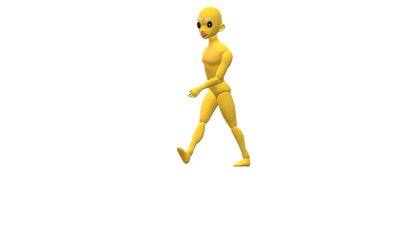
#> input picture enf1.png, 400 x 230 px
$ python simple_setup_exampleplot.py
#> lines starting #> are read from the running program, lines starting #| are printed output that depends on the picture
# -*- coding: utf-8 -*-
"""
Created on Sat May  9 10:50:13 2020

@author: alejandro
"""
import numpy as np
from simulation import simulation
import matplotlib.pyplot as plt
from matplotlib.animation import FuncAnimation
from matplotlib.offsetbox import OffsetImage, AnnotationBbox
import matplotlib.image as mpimg

#Fig
fig=plt.figure()
ax = fig.add_subplot(1,2,1)
ax2 =fig.add_subplot(1,2,2)

#Shapes
imageE1=plt.imread("enf1.png")
#> imageE1 is the input picture: shape (230, 400, 4) float32; mean R, G, B, A 0.037, 0.0303, 0.0106, 0.0394
imageE2=plt.imread("enf2.png")
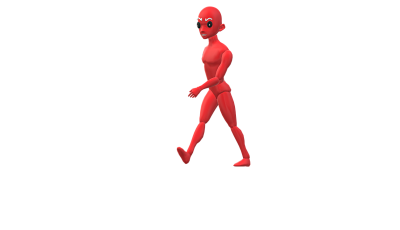
#> input picture enf2.png, 400 x 230 px
#> imageE2 is the input picture: shape (230, 400, 4) float32; mean R, G, B, A 0.0353, 0.0109, 0.0112, 0.0394
imageE3=plt.imread("enf3.png")
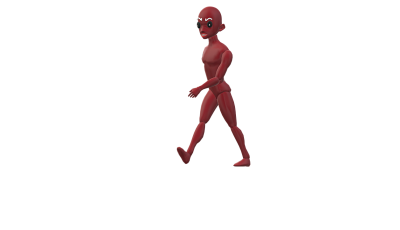
#> input picture enf3.png, 400 x 230 px
#> imageE3 is the input picture: shape (230, 400, 4) float32; mean R, G, B, A 0.0221, 0.0101, 0.0107, 0.0394
imageE4=plt.imread("enf4.png")
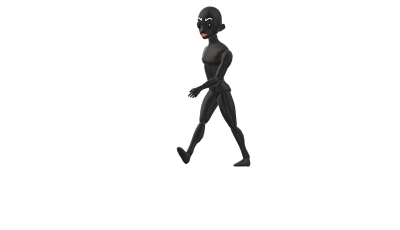
#> input picture enf4.png, 400 x 230 px
#> imageE4 is the input picture: shape (230, 400, 4) float32; mean R, G, B, A 0.0104, 0.0101, 0.0101, 0.0394
imageN=plt.imread("noenf.png")
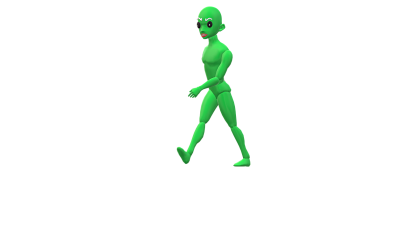
#> input picture noenf.png, 400 x 230 px
#> imageN is the input picture: shape (230, 400, 4) float32; mean R, G, B, A 0.0106, 0.0312, 0.014, 0.0394
#> (the run stopped early here; a loop or call above may not have finished)
